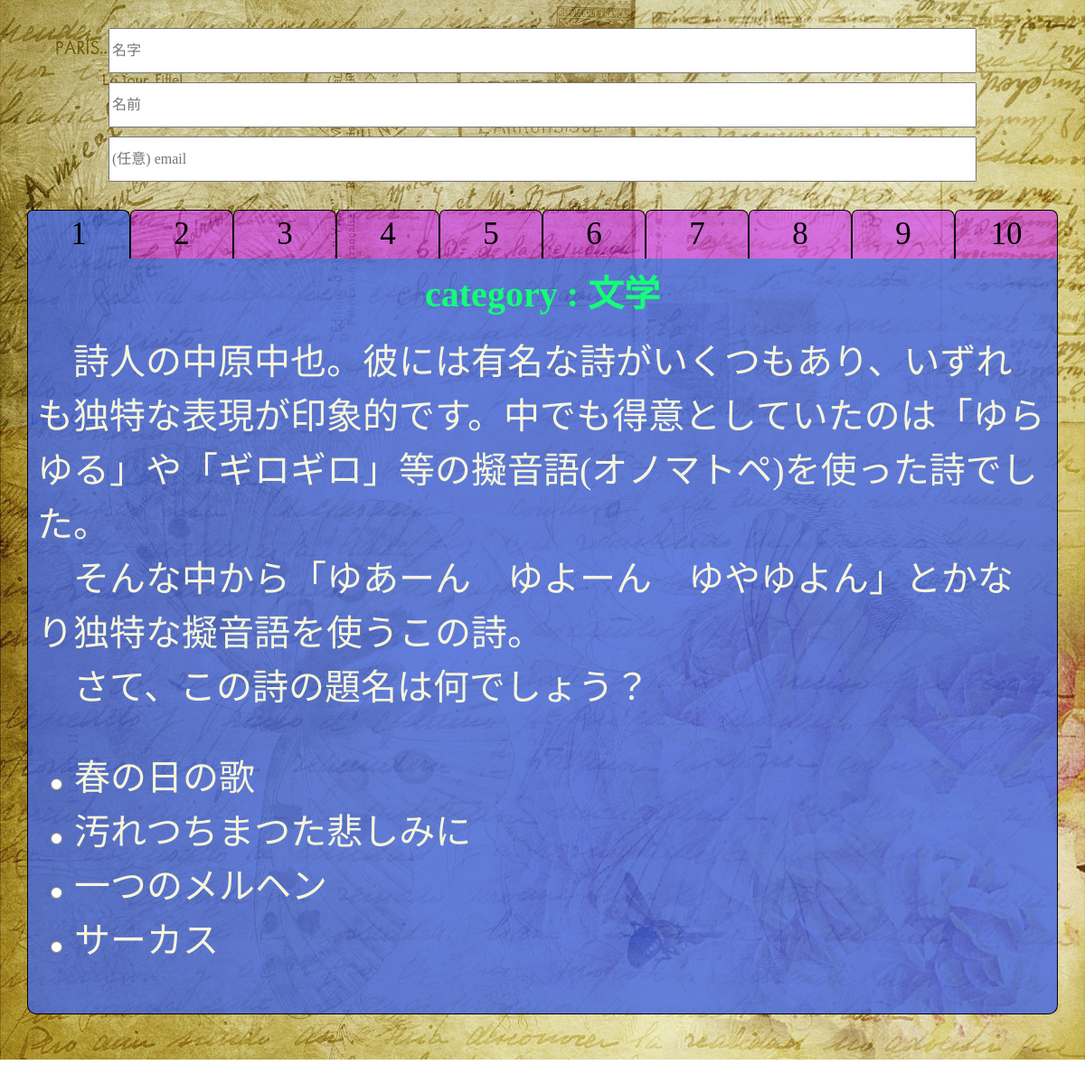
The page /new/ on the database its author committed.
### quiz/models.py (models this page shows, shortened)
class Quiz(models.Model):
    quiz_title    = models.CharField(max_length=10, default="")
    quiz_category = models.CharField(max_length=10, default="")
    quiz_text     = models.TextField(max_length=400, default="")
    quiz_correct  = models.IntegerField(default=0)
    correct_text  = models.CharField(max_length=100, default="")
    explanation   = models.TextField(max_length=600, default="")
    choice_1      = models.CharField(max_length=100, default="")
    choice_2      = models.CharField(max_length=100, default="")
    choice_3      = models.CharField(max_length=100, default="")
    choice_4      = models.CharField(max_length=100, default="")
    pub_date      = models.DateTimeField('date published')

### quiz/views.py (the view)
# urls.py: path('new/',      views.new,      name='answer'),
def new(request):
    try:
        quiz = Quiz.objects.order_by('pub_date')
        form = AnswerForm()
        context = {
            'quiz': quiz,
            'quiz_numbers': [i for i in range(1,11)],
            'form' : form,
        }
    except Quiz.DoesNotExist:
        raise Http404('Quiz does not exist.')
    return render(request, 'quiz/new.html', context)

### quiz/templatetags/quiz_extras.py (called while the page is built)
@register.filter
def select_quiz(queryset, i):
    return queryset[i]

### quiz/templates/quiz/new.html (shortened to what this page needs)
{% extends "quiz/base.html" %}
{% load static %}
{% block load_file %}
    <link rel="stylesheet" type="text/css" href="{% static 'quiz/new.css' %}">
{% endblock %}
{% block content %}
<div class="new-page">
    {% if quiz %}
        <form action="{% url 'quiz:post' %}" method="post">
            {% include "quiz/input_form.html" %}
        </form>
    {% else %}
        <p>No quiz are available.</p>
    {% endif %}
</div>
{% endblock %}

### quiz/templates/quiz/input_form.html (shortened to what this page needs)
{% load static %}
{% load quiz_extras %}
<div class="new-name-input-field">
    <ul class="new-name-field">
        {% for field in form.visible_fields|slice:":3" %}
                <li class="new-name-input-box">
                    {{field}}
                </li>
        {% endfor %}
    </ul>
</div>
<div class="new-quiz-field">
    <div class="new-select-numbers">
        {% for num in quiz_numbers %}
            {% if forloop.counter == 1 %}
                <p class="new-select-number num-selected" id="quiz-{{ forloop.counter }}"><span class="unanswered" id="quiz-{{ forloop.counter }}-num">{{num}}</span></p>
            {% else %}
                <p class="new-select-number num-not-selected" id="quiz-{{ forloop.counter }}"><span class="unanswered" id="quiz-{{ forloop.counter }}-num">{{num}}</span></p>
            {% endif %}
        {% endfor %}
    </div>
    {% for field in form.visible_fields|slice:"3:"%}
        {% if forloop.counter == 1 %}
            <div class="quiz-selected" id="quiz-{{ forloop.counter }}-main">
                {% with quiz|select_quiz:forloop.counter0 as q %}
                    <p class="new-quiz-category">
                        category : {{q.quiz_category}}
                    </p>
                    <span class="new-quiz-text">
                        　{{q.quiz_text|linebreaksbr}}
                    </span><br>
                {% endwith %}
                {{field}}
            </div>
        {% endif %}
    {% endfor %}
</div>

### quiz/static/quiz/new.css (style rules this page uses)
div.new-page { width: 100vw; background: white url("index_background_image.jpg") no-repeat; background-size: cover; background-repeat: no-repeat; background-position: center; display: flex; flex-direction: column; align-items: center; padding-bottom: 50px; }
div.new-name-input-field { display: flex; flex-direction: column; align-items: center; padding: 10px; }
div.new-name-input-field ul.new-name-field { padding-left: 0px; }
div.new-name-input-field ul.new-name-field li.new-name-input-box { list-style-type: none; }
.new-name-inputbox { width: 80vw; height: 50px; margin: 5px 0; }
div.new-quiz-field { width: 95vw; display: flex; flex-direction: column; }
div.new-quiz-field div.new-select-numbers { display: flex; flex-direction: row; justify-content: space-between; }
div.new-quiz-field div.new-select-numbers p.num-selected { width: 10%; font-size: 35px; background-color: rgba(65, 100, 225, 0.8); border: 1px black solid; border-style: solid solid none solid; border-radius: 6px 8px 0 0; text-align: center; }
div.new-quiz-field div.new-select-numbers p.num-not-selected { width: 10%; font-size: 35px; background-color: rgba(200, 0, 255, 0.5); border: 1px black solid; border-style: solid solid none solid; border-radius: 6px 8px 0 0; text-align: center; }
div.new-quiz-field div.quiz-selected { width: 95vw; font-size: 40px; background-color: rgba(65, 100, 225, 0.8); border: 1px black solid; border-style: none solid solid solid; border-radius: 0 0 10px 10px; padding: 10px; }
div.new-quiz-field div.quiz-selected p.new-quiz-category { color: rgb(20, 255, 120); font-weight: 700; text-align: center; margin-bottom: 15px; }
div.new-quiz-field div.quiz-selected span.new-quiz-text { color: beige; }
div.new-quiz-field div.quiz-selected ul.new-radio-select { padding-left: 10px; }
div.new-quiz-field div.quiz-selected ul.new-radio-select li { list-style-type: none; color: beige; }

### rows shown on the page
Quiz: quiz_category "文学", quiz_text "詩人の中原中也。彼には有名な詩がいくつもあり、いずれも独特な表現が印象的です。中でも得意としていたのは「ゆらゆる」や「ギロギロ」等の擬音語(オノマトペ)を使った詩でした。 そんな中から「ゆあーん ゆよーん ゆやゆよん」とかなり独特な擬音語を使うこの詩。 さて、この詩の題名は何でしょう？"

### other values the page prints
{{ num }} "1"
{{ num }} "2" "3" "4" "5" "6" "7" "8" "9" "10"
